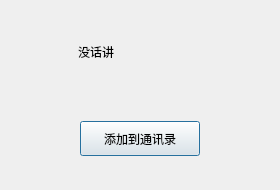
<?xml version="1.0" encoding="UTF-8"?>
<ui version="4.0">
 <class>FindSuccessDialogClass</class>
 <widget class="QDialog" name="FindSuccessDialogClass">
  <property name="geometry">
   <rect>
    <x>0</x>
    <y>0</y>
    <width>280</width>
    <height>190</height>
   </rect>
  </property>
  <property name="minimumSize">
   <size>
    <width>280</width>
    <height>190</height>
   </size>
  </property>
  <property name="maximumSize">
   <size>
    <width>280</width>
    <height>190</height>
   </size>
  </property>
  <property name="windowTitle">
   <string>FindSuccessDialog</string>
  </property>
  <layout class="QVBoxLayout" name="verticalLayout">
   <item>
    <widget class="QWidget" name="widget" native="true">
     <layout class="QHBoxLayout" name="horizontalLayout">
      <item>
       <widget class="QLabel" name="head_label">
        <property name="minimumSize">
         <size>
          <width>50</width>
          <height>50</height>
         </size>
        </property>
        <property name="maximumSize">
         <size>
          <width>50</width>
          <height>50</height>
         </size>
        </property>
        <property name="text">
         <string/>
        </property>
       </widget>
      </item>
      <item>
       <widget class="QLabel" name="name_label">
        <property name="text">
         <string>没话讲</string>
        </property>
       </widget>
      </item>
      <item>
       <spacer name="horizontalSpacer">
        <property name="orientation">
         <enum>Qt::Orientation::Horizontal</enum>
        </property>
        <property name="sizeHint" stdset="0">
         <size>
          <width>143</width>
          <height>20</height>
         </size>
        </property>
       </spacer>
      </item>
     </layout>
    </widget>
   </item>
   <item>
    <widget class="QWidget" name="widget_2" native="true">
     <layout class="QHBoxLayout" name="horizontalLayout_2">
      <item>
       <widget class="ClickedButton" name="add_friend_Button">
        <property name="minimumSize">
         <size>
          <width>120</width>
          <height>35</height>
         </size>
        </property>
        <property name="maximumSize">
         <size>
          <width>120</width>
          <height>35</height>
         </size>
        </property>
        <property name="text">
         <string>添加到通讯录</string>
        </property>
       </widget>
      </item>
     </layout>
    </widget>
   </item>
  </layout>
 </widget>
 <layoutdefault spacing="6" margin="11"/>
 <customwidgets>
  <customwidget>
   <class>ClickedButton</class>
   <extends>QPushButton</extends>
   <header location="global">clickedbutton.h</header>
  </customwidget>
 </customwidgets>
 <resources/>
 <connections/>
</ui>
